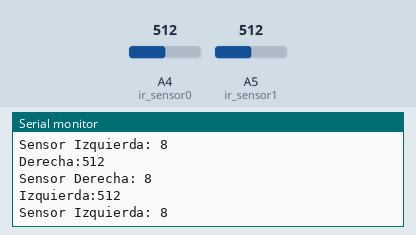
This sketch was run on a simulated Arduino Uno, built with avr-gcc and run on an emulated ATmega328P. Shown: the last lines printed to the serial monitor. Inputs (shaded band) come from the test bench; at power-on: A4 (ir_sensor0) = 512, A5 (ir_sensor1) = 512.

Above: at 4.8 s.
4.9 s: A4 (ir_sensor0) set to 716
At 7.2 s:
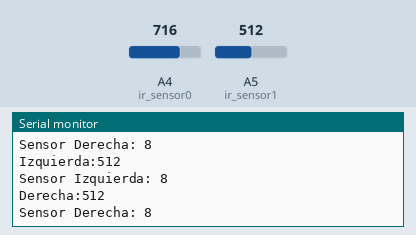
9.9 s: A5 (ir_sensor1) set to 716
At 11.5 s:
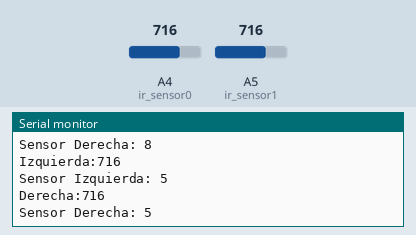
14.9 s: A4 (ir_sensor0) set to 900
At 17.4 s:
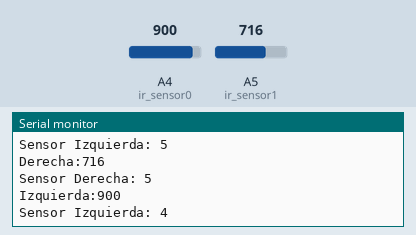
19.9 s: A5 (ir_sensor1) set to 900
At 23.2 s:
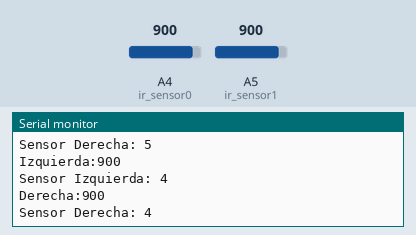
Timing chart, 0 to 24.7 s (numbered marks = the images above; inputs shaded):
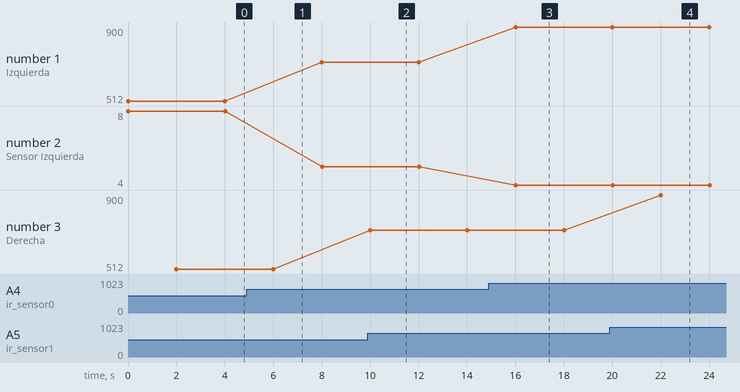

The sketch:

pruebasensor.ino
```cpp
int ir_sensor0 = 4;
int ir_sensor1 = 5;
void setup()
{
Serial.begin(9600);
}
void loop()
{
int lectura, cm;
lectura = analogRead(ir_sensor0);
Serial.print("Izquierda:");
Serial.println(lectura);
cm = pow(3027.4 / lectura, 1.2134);
Serial.print("Sensor Izquierda: ");
Serial.println(cm);
delay(2000);
lectura = analogRead(ir_sensor1);
Serial.print("Derecha:");
Serial.println(lectura);
cm = pow(3027.4 / lectura, 1.2134);
Serial.print("Sensor Derecha: ");
Serial.println(cm); // lectura del sensor 1
delay(2000);
}
```

Measured:
- after the input at 9.9 s, the serial monitor: prints a new line after 0.11 s (image 2)
- after the input at 14.9 s, the serial monitor: prints a new line after 1.1 s (image 3)
- after the input at 19.9 s, the serial monitor: prints a new line after 2.1 s (image 4)
- plotted number 1: 512 → 716 after the input at 4.9 s, 716 → 900 after the input at 14.9 s
- plotted number 2: 8 → 5 after the input at 4.9 s, 5 → 4 after the input at 14.9 s
